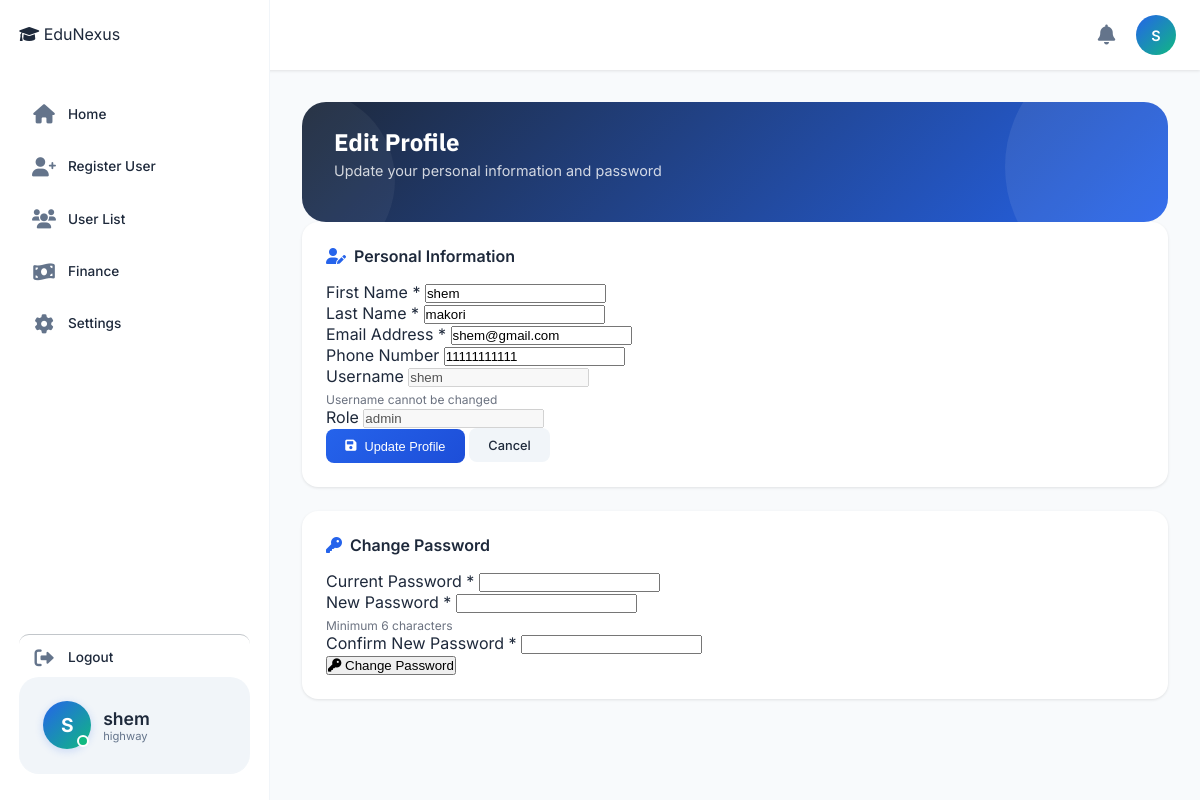
The app's page /edit-profile/ (signed in) with its own data.
### accounts/models.py (models this page shows, shortened)
class User(AbstractUser):
    ROLE_CHOICES = (
        ('SUPER_ADMIN', 'super_Admin'),
        ('ADMIN', 'admin'),
        ('HEAD_TEACHER', 'Head Teacher'),
        ('BURSAR','Bursar'),
        ('SECRETARY', 'Secretary'),
        ('TEACHER', 'teacher'),
        ('STUDENT', 'student'),
        ('PARENT', 'parent')
    )
    objects = UserManager()
    login_id = models.CharField(max_length=100, unique=True, null=True, blank=True)
    admin_id = models.CharField(max_length=20, blank=True, null=True)
    role = models.CharField(max_length=20, choices=ROLE_CHOICES, default='STUDENT')
    is_approved = models.BooleanField(default=False)
    school = models.ForeignKey('School', on_delete=models.SET_NULL, null=True, blank=True, related_name='users')
    phone_number = models.CharField(max_length=15, unique=True, null=True, blank=True)
    id_number = models.CharField(max_length=20, blank=True, null=True)
    admission_number = models.CharField(max_length=20, blank=True, null=True)
    tsc_number = models.CharField(max_length=20, blank=True, null=True)
    is_first_login = models.BooleanField(default=True)

class School(models.Model):
    name = models.CharField(max_length=200)
    code = models.CharField(max_length=20, unique=True)
    email = models.EmailField()
    phone = models.CharField(max_length=15)
    address = models.TextField(blank=True, null=True)
    logo = models.ImageField(upload_to='school_logos/', blank=True, null=True)
    is_active = models.BooleanField(default=True)
    created_at = models.DateTimeField(auto_now_add=True)
    created_by = models.ForeignKey('User', on_delete=models.SET_NULL, null=True, blank=True, related_name='created_schools')
    class Meta:
        ordering = ['name']

### accounts/views.py (the view, shortened to what this page needs)
# urls.py: path('edit-profile/', edit_profile, name='edit_profile'),
@login_required
def edit_profile(request):
    return render(request, 'accounts/edit_profile.html', {'user': request.user})

### finance/models.py (called while the page is built, shortened)
    def can_access_system(self):
        if self.status == 'ACTIVE':
            return True

### accounts/templates/accounts/edit_profile.html (shortened to what this page needs)
{% extends 'base.html' %}
{% load static %}
{% block content %}
<div class="dashboard-header">
    <h1>Edit Profile</h1>
    <p>Update your personal information and password</p>
</div>
<div class="card">
    <div class="card-header">
        <h3><i class="fas fa-user-edit"></i> Personal Information</h3>
    </div>
    <form method="POST" action="{% url 'edit_profile' %}">
        <div class="form-row">
            <div class="form-group">
                <label>First Name <span class="required">*</span></label>
                <input type="text" name="first_name" class="form-control" value="{{ user.first_name }}" required>
            </div>
            <div class="form-group">
                <label>Last Name <span class="required">*</span></label>
                <input type="text" name="last_name" class="form-control" value="{{ user.last_name }}" required>
            </div>
        </div>
        <div class="form-row">
            <div class="form-group">
                <label>Email Address <span class="required">*</span></label>
                <input type="email" name="email" class="form-control" value="{{ user.email }}" required>
            </div>
            <div class="form-group">
                <label>Phone Number</label>
                <input type="tel" name="phone_number" class="form-control" value="{{ user.phone_number|default:'' }}">
            </div>
        </div>
        <div class="form-row">
            <div class="form-group">
                <label>Username</label>
                <input type="text" class="form-control" value="{{ user.username }}" disabled>
                <small class="text-muted">Username cannot be changed</small>
            </div>
            <div class="form-group">
                <label>Role</label>
                <input type="text" class="form-control" value="{{ user.get_role_display }}" disabled>
            </div>
        </div>
        <div class="form-actions">
            <button type="submit" name="action" value="profile" class="btn-primary">
                <i class="fas fa-save"></i> Update Profile
            </button>
            <a href="{% url 'dashboard' %}" class="btn-secondary">Cancel</a>
        </div>
    </form>
</div>
<div class="card" style="margin-top: 20px;">
    <div class="card-header">
        <h3><i class="fas fa-key"></i> Change Password</h3>
    </div>
    <form method="POST" action="{% url 'edit_profile' %}">
        <div class="form-row">
            <div class="form-group">
                <label>Current Password <span class="required">*</span></label>
                <input type="password" name="old_password" class="form-control" required>
            </div>
        </div>
        <div class="form-row">
            <div class="form-group">
                <label>New Password <span class="required">*</span></label>
                <input type="password" name="new_password" class="form-control" required>
                <small class="text-muted">Minimum 6 characters</small>
            </div>
            <div class="form-group">
                <label>Confirm New Password <span class="required">*</span></label>
                <input type="password" name="confirm_password" class="form-control" required>
            </div>
        </div>
        <div class="form-actions">
            <button type="submit" name="action" value="password" class="btn-warning">
                <i class="fas fa-key"></i> Change Password
            </button>
        </div>
    </form>
</div>
{% endblock %}

### templates/base.html (shortened to what this page needs)
{% load static %}
{% load pwa %}
<!DOCTYPE html>
<html lang="en">
<head>
    <link rel="stylesheet" href="{% static 'css/style.css' %}">
    <link rel="stylesheet" href="https://cdnjs.cloudflare.com/ajax/libs/font-awesome/6.0.0-beta3/css/all.min.css">
</head>
<body>
    <nav class="top-nav">
        <div class="nav-left">
            <div class="logo-small">
            </div>
        </div>
        <div class="nav-right">
            <div class="notification-badge" id="notificationBell">
                <i class="fas fa-bell"></i>
            </div>
            <div class="profile-icon" id="profileIconBtn">
                <a href="{% url 'profile' %}" class="profile-icon" id="profileIconBtn" style="text-decoration: none;">
                <div class="avatar-circle">
                    {{ request.user.first_name|first|default:request.user.username|first|upper }}
                </div>
            </a>
            </div>
        </div>
    </nav>
<aside class="sidebar" id="sidebar">
    <div class="sidebar-header">
        <div class="logo">
            <i class="fas fa-graduation-cap"></i>
            <span>EduNexus</span>
        </div>
    </div>
    <nav class="sidebar-nav">
        <ul class="sidebar-menu">
            <li class="menu-item {% if request.resolver_match.url_name == 'dashboard' %}active{% endif %}"
                data-url="{% url 'dashboard' %}">
                <i class="fas fa-home"></i>
                <span>Home</span>
            </li>
            {% if request.user.role == 'ADMIN' %}
                <li class="menu-item" data-url="{% url 'register_page' %}">
                    <i class="fas fa-user-plus"></i>
                    <span>Register User</span>
                </li>
                <li class="menu-item" data-url="{% url 'user_list' %}">
                    <i class="fas fa-users"></i>
                    <span>User List</span>
                </li>
                <li class="menu-item" data-url="{% url 'payement_detail' %}">
                    <i class="fas fa-money-bill-wave"></i>
                    <span>Finance</span>
                </li>
            {% endif %}
            <li class="menu-item" data-url="{% url 'profile' %}">
                <i class="fas fa-cog"></i>
                <span>Settings</span>
            </li>
            <li class="menu-item" id="logoutBtn">
                <i class="fas fa-sign-out-alt"></i>
                <span>Logout</span>
            </li>
        </ul>
    </nav>
    <div class="sidebar-user">
        <div class="sidebar-avatar">
            <div class="avatar-large">
                {{ request.user.first_name|first|default:request.user.username|first|upper }}
            </div>
            <span class="online-dot"></span>
        </div>
        <div class="sidebar-user-info">
            <div class="user-name">{{ request.user.first_name|default:request.user.username }}</div>
            <div class="user-email">
                {% if request.user.role == 'SUPER_ADMIN' %}
                    Super Admin
                {% elif request.user.school %}
                    {{ request.user.school.name }}
                {% else %}
                    {{ request.user.get_role_display }}
                {% endif %}
            </div>
        </div>
    </div>
</aside>
    <main class="main-content">
        {% block content %}
        {% endblock %}
    </main>
</body>
</html>

### accounts/templates/accounts/edit_profile.html (style rules this page uses)
.text-muted { font-size: 12px; color: #6b7280; margin-top: 5px; display: block; }

### records on screen
User: user.first_name|first "S", user.first_name "shem", user.school.name "highway", first_name "shem", last_name "makori", email "shem@gmail.com", phone_number "11111111111", username "shem", role "admin"
